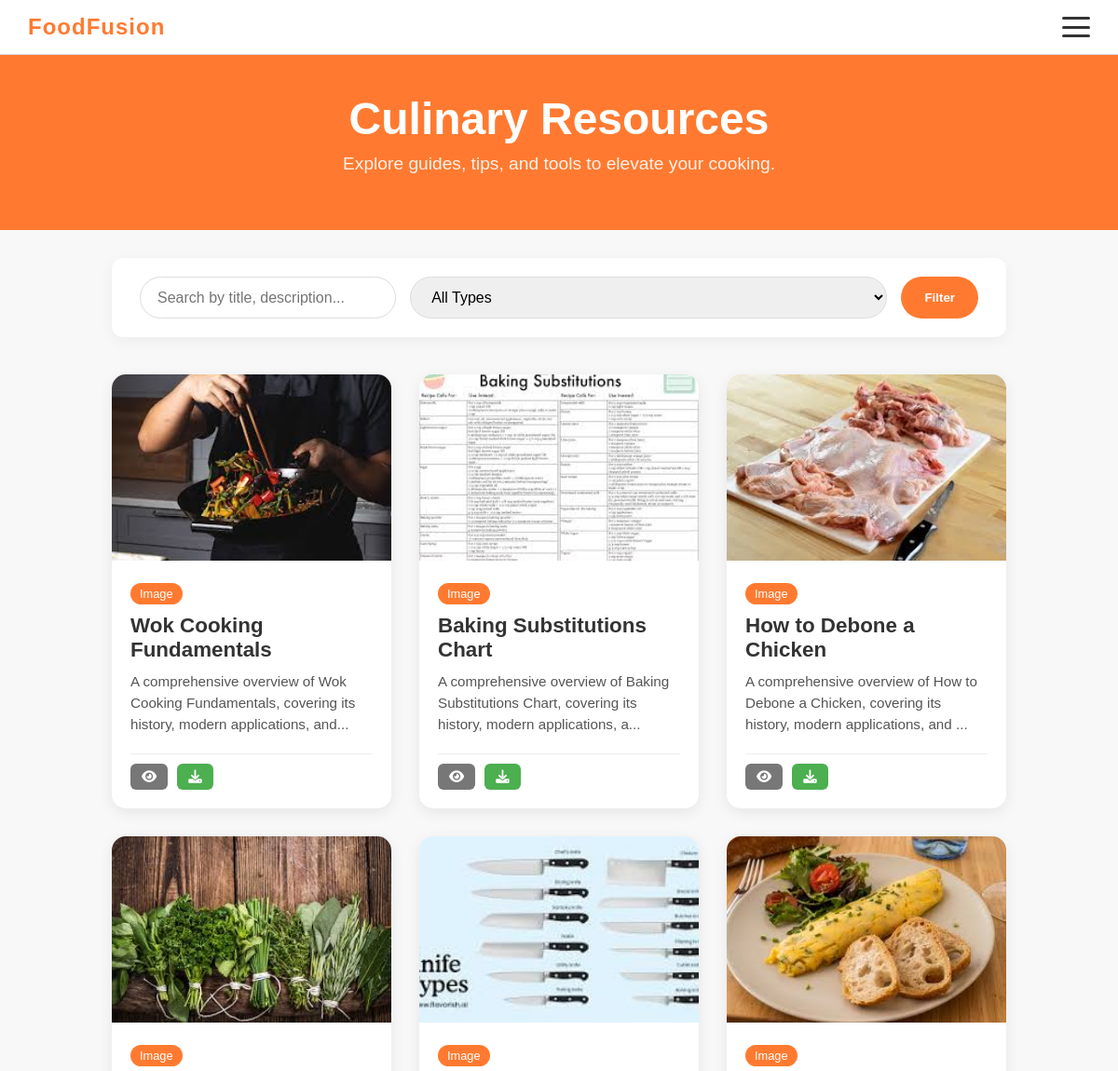
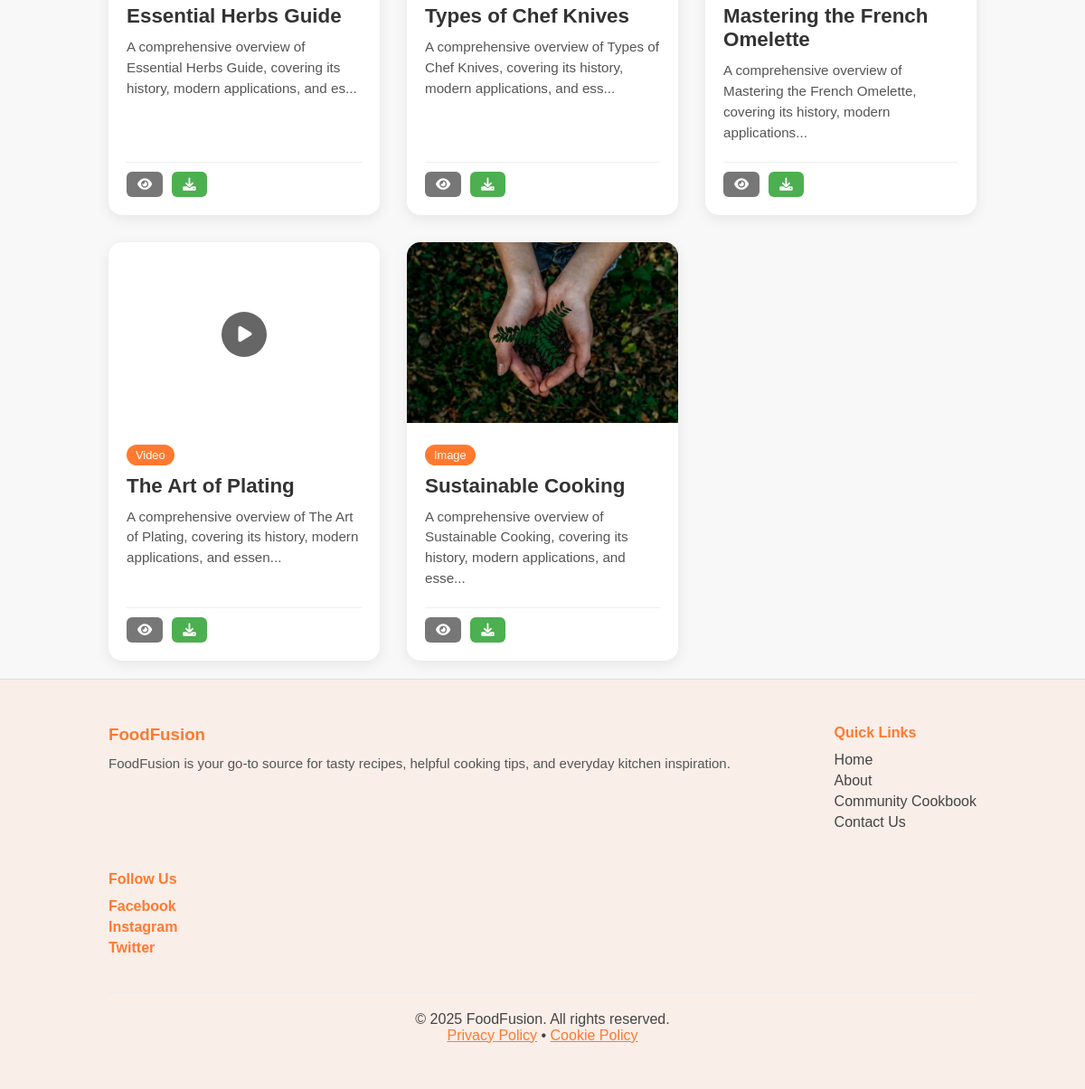
Page /culinary_resources.php on the committed database (2 pictures, top to bottom).
### tables this page shows
CREATE TABLE `resources` (
  `id` int(11) NOT NULL,
  `title` varchar(255) NOT NULL,
  `description` text DEFAULT NULL,
  `content` text DEFAULT NULL,
  `file_url` varchar(255) DEFAULT NULL,
  `resource_type` varchar(255) NOT NULL,
  `file_type` varchar(255) DEFAULT NULL,
  `user_id` int(11) DEFAULT NULL,
  `created_at` timestamp NOT NULL DEFAULT current_timestamp()
);

### culinary_resources.php (the view, shortened to what this page needs)
<?php require("./database/config.php") ?>
<!DOCTYPE html>
<html lang="en">
<head>
    <link rel="stylesheet" href="./css/style.css?v=<?php echo time(); ?>">
    <link rel="stylesheet" href="https://cdnjs.cloudflare.com/ajax/libs/font-awesome/6.0.0/css/all.min.css">
</head>
<body>
    <?php require("./components/navbar.php") ?>
    <div class="page-header">
        <h1>Culinary Resources</h1>
        <p>Explore guides, tips, and tools to elevate your cooking.</p>
    </div>
    <div class="container section">
        <div class="search-filter-container">
            <form method="GET" action="culinary_resources.php" class="search-form" style="justify-content:center;">
                <input type="text" name="search" class="search-input" placeholder="Search by title, description..." value="<?php echo isset($_GET['search']) ? htmlspecialchars($_GET['search']) : ''; ?>" style="flex:1; max-width:600px;">
                <select name="type" class="search-input" style="width:auto; cursor:pointer;">
                    <option value="">All Types</option>
                </select>
                <button type="submit" class="search-btn">Filter</button>
            </form>
        </div>
        <div class="card-grid">
            <?php
            $sql = "SELECT * FROM resources WHERE resource_type = 'culinary'";
            $sql .= " ORDER BY id DESC";
            $result = $connection->query($sql);
            if ($result->num_rows > 0) {
                while($row = $result->fetch_assoc()) {
                    $file_url = !empty($row['file_url']) ? $row['file_url'] : 'https://placehold.co/600x400?text=Resource';
                    $display_img = (strpos($row['file_type'], 'image') !== false || empty($row['file_type'])) ? $file_url : 'https://placehold.co/600x400?text=File';
                    ?>
                    <div class="card">
                        <a href="resource_view.php?id=<?php echo $row['id']; ?>">
                            <?php if(strpos($row['file_type'], 'video') !== false): ?>
                                 <div class="video-placeholder">
                                     <video src="<?php echo $row['file_url']; ?>" preload="metadata" style="width:100%; height:200px; object-fit:cover; pointer-events: none;"></video>
                                     <div class="play-overlay"><i class="fas fa-play"></i></div>
                                 </div>
                            <?php else: ?>
                                <img src="<?php echo $display_img; ?>" alt="<?php echo $row['title']; ?>">
                            <?php endif; ?>
                        </a>
                        <div class="card-body">
                            <span class="badge"><?php echo ucfirst(!empty($row['file_type']) ? $row['file_type'] : 'image'); ?></span>
                            <h3><a href="resource_view.php?id=<?php echo $row['id']; ?>" style="text-decoration:none; color:inherit;"><?php echo $row['title']; ?></a></h3>
                            <p><?php echo substr($row['description'], 0, 100) . '...'; ?></p>
                            <div class="card-actions" style="justify-content: flex-start; padding-top:10px;">
                                <a href="resource_view.php?id=<?php echo $row['id']; ?>" class="btn-link" title="View Resource" style="width:auto; display:inline-block; margin:0; background:#777;"><i class="fa fa-eye"></i></a>
                                <?php if(!empty($row['file_url'])): ?>
                                    <a href="<?php echo $row['file_url']; ?>" download class="btn-link" style="width: auto; padding: 6px 12px; display:inline-block; text-align:center; background:#4CAF50; color:white; margin:0;" title="Download"><i class="fa fa-download"></i></a>
                                <?php endif; ?>
                            </div>
                        </div>
                    </div>
                    <?php
                }
            } else {
                echo "<p>No culinary resources found.</p>";
            }
            ?>
        </div>
    </div>
    <?php require("./components/footer.php") ?>
</body>
</html>

### css/style.css (style rules this page uses)
* { margin: 0; padding: 0; box-sizing: border-box; font-family: Arial, sans-serif; }
body { background: #f8f8f8; }
.page-header { background: #FF7A30; color: white; text-align: center; padding: 100px 20px 40px; margin-bottom: 10px; }
.page-header h1 { font-size: 3rem; margin-bottom: 10px; }
.page-header p { font-size: 1.2rem; opacity: 0.9; margin-bottom: 20px; }
.container.section { padding: 20px 10%; min-height: 60vh; }
.card-grid { display: grid; grid-template-columns: repeat(auto-fill, minmax(300px, 1fr)); gap: 30px; }
.card { background: white; border-radius: 15px; overflow: hidden; box-shadow: 0 4px 15px rgba(0,0,0,0.08); transition: 0.3s; display: flex; flex-direction: column; }
.card img { width: 100%; height: 200px; object-fit: cover; }
.card-body { padding: 20px; flex: 1; display: flex; flex-direction: column; }
.card h3 { font-size: 1.4rem; color: #333; margin: 10px 0; }
.badge { background: #FF7A30; color: white; font-size: 0.8rem; padding: 4px 10px; border-radius: 15px; align-self: flex-start; }
.card p { color: #555; font-size: 0.95rem; line-height: 1.5; margin-bottom: 20px; flex-grow: 1; }
.card-actions { display: flex; justify-content: flex-start; gap: 10px; margin-top: auto; border-top: 1px solid #eee; padding-top: 15px; }
.btn-edit, .btn-delete, .btn-link { padding: 6px 12px; border-radius: 6px; border: none; cursor: pointer; font-size: 0.9rem; text-decoration: none; text-align: center; display: inline-block; }
.btn-link { background: #FF7A30; color: white; }
.search-filter-container { background: #fff; padding: 20px; border-radius: 12px; box-shadow: 0 4px 15px rgba(0,0,0,0.05); margin-bottom: 40px; display: flex; justify-content: center; }
.search-form { display: flex; flex-wrap: wrap; gap: 15px; width: 100%; max-width: 900px; }
.search-input { flex: 2; padding: 12px 18px; border: 1px solid #ddd; border-radius: 30px; font-size: 16px; outline: none; transition: border-color 0.3s; }
.search-btn { padding: 12px 25px; background: #ff7a30; color: white; border: none; border-radius: 30px; font-weight: bold; cursor: pointer; transition: background 0.3s; }
.video-placeholder { position: relative; display: block; width: 100%; }
.play-overlay { position: absolute; top: 50%; left: 50%; transform: translate(-50%, -50%); background: rgba(0, 0, 0, 0.6); width: 50px; height: 50px; border-radius: 50%; display: flex; align-items: center; justify-content: center; pointer-events: none; transition: background 0.3s; z-index: 10; }
.play-overlay i { color: white; font-size: 20px; margin-left: 2px; }

### rows in the picture
resources: file_url (picture), file_type "Image", title "Wok Cooking Fundamentals", description "A comprehensive overview of Wok Cooking Fundamentals, covering its history, modern applications, and"
resources: file_url (picture), file_type "Image", title "Baking Substitutions Chart", description "A comprehensive overview of Baking Substitutions Chart, covering its history, modern applications, a"
resources: file_url (picture), file_type "Image", title "How to Debone a Chicken", description "A comprehensive overview of How to Debone a Chicken, covering its history, modern applications, and"
resources: file_url (picture), file_type "Image", title "Essential Herbs Guide", description "A comprehensive overview of Essential Herbs Guide, covering its history, modern applications, and es"
resources: file_url (picture), file_type "Image", title "Types of Chef Knives", description "A comprehensive overview of Types of Chef Knives, covering its history, modern applications, and ess"
resources: file_url (picture), file_type "Image", title "Mastering the French Omelette", description "A comprehensive overview of Mastering the French Omelette, covering its history, modern applications"
resources: file_type "Video", title "The Art of Plating", description "A comprehensive overview of The Art of Plating, covering its history, modern applications, and essen"
resources: file_url (picture), file_type "Image", title "Sustainable Cooking", description "A comprehensive overview of Sustainable Cooking, covering its history, modern applications, and esse"
